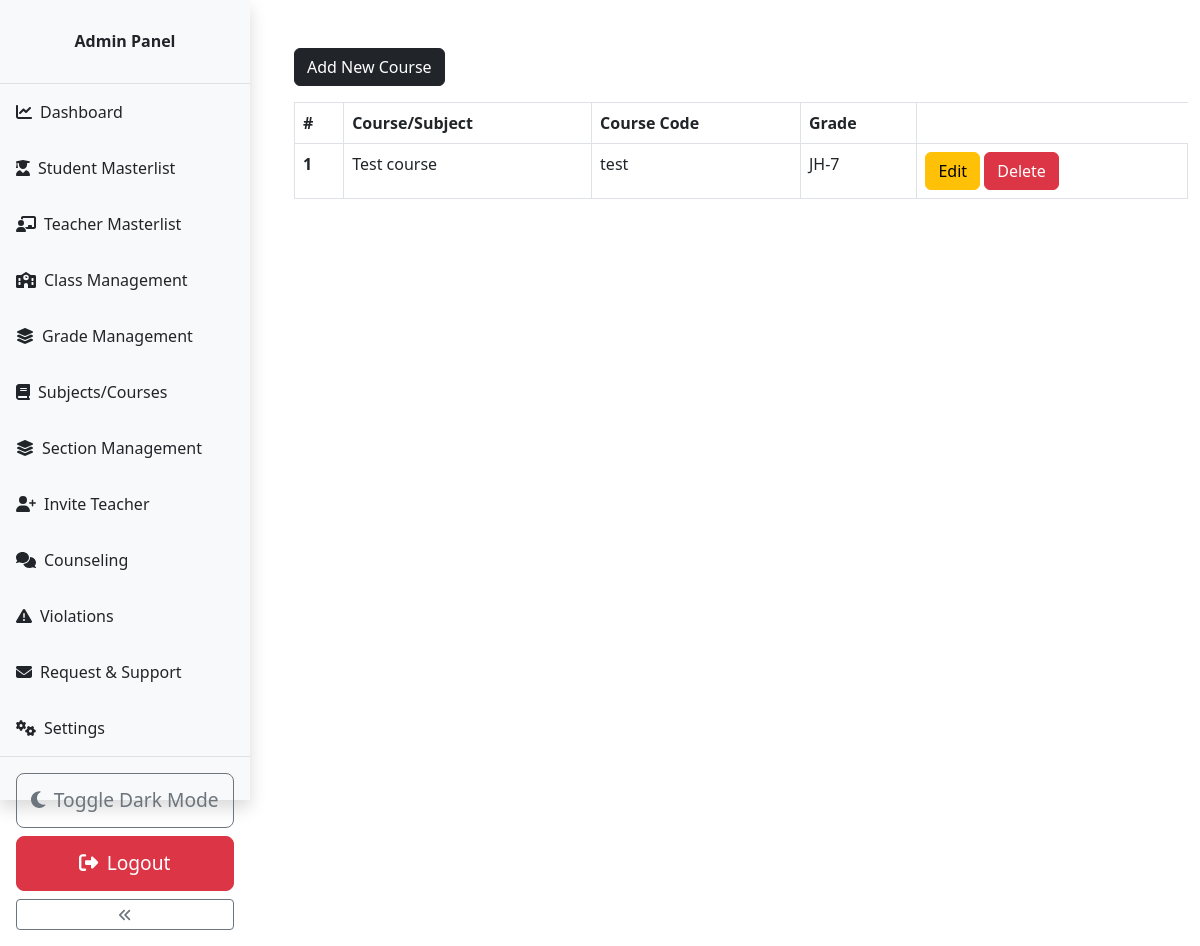
The app's page /capstone/admin/course.php (signed in) with its own data.
### tables this page shows
CREATE TABLE `subjects` (
  `subject_id` int(11) NOT NULL,
  `subject` varchar(31) NOT NULL,
  `subject_code` varchar(31) NOT NULL,
  `grade` int(11) NOT NULL
);

CREATE TABLE `grades` (
  `grade_id` int(11) NOT NULL,
  `grade` varchar(31) NOT NULL,
  `grade_code` varchar(7) NOT NULL
);

### capstone/admin/data/subject.php (called while the page is built, shortened)
<?php
function getAllSubjects($conn){
   $sql = "SELECT * FROM subjects";
   $stmt = $conn->prepare($sql);
   $stmt->execute();
   if ($stmt->rowCount() >= 1) {
     $subjects = $stmt->fetchAll();
     return $subjects;
   }else {
       return 0;
   }
}
?>

### capstone/admin/data/grade.php (called while the page is built, shortened)
<?php
function getGradeById($grade_id, $conn){
   $sql = "SELECT * FROM grades
           WHERE grade_id=?";
   $stmt = $conn->prepare($sql);
   $stmt->execute([$grade_id]);
   if ($stmt->rowCount() == 1) {
     $grade = $stmt->fetch();
     return $grade;
   }else {
    return 0;
   }
}

### capstone/admin/course.php (the view, shortened to what this page needs)
<?php
if (isset($_SESSION['admin_id']) &&
    isset($_SESSION['role'])) {
    if ($_SESSION['role'] == 'Admin') {
       include "../DB_connection.php";
       include "data/subject.php";
       include "data/grade.php";
       $courses = getAllSubjects($conn);
 ?>
<!DOCTYPE html>
<html lang="en">
<head>
    <link rel="stylesheet" href="https://cdn.jsdelivr.net/npm/bootstrap@5.2.0/dist/css/bootstrap.min.css">
    <link rel="stylesheet" href="../css/style.css">
    <link rel="stylesheet" href="css/admin.css">
  <link rel="stylesheet" href="https://cdnjs.cloudflare.com/ajax/libs/font-awesome/4.7.0/css/font-awesome.min.css">
</head>
<body>
    <?php
        include "inc/navbar.php";
    ?>
    <div class="container mt-5">
        <a href="course-add.php"
           class="btn btn-dark">Add New Course</a>
           <?php if ($courses != 0) { ?>
           <div class="table-responsive">
              <table class="table table-bordered mt-3 n-table">
                <thead>
                  <tr>
                    <th scope="col">#</th>
                    <th scope="col">Course/Subject</th>
                    <th scope="col">Course Code</th>
                    <th scope="col">Grade</th>
                  </tr>
                </thead>
                <tbody>
                  <?php $i = 0; foreach ($courses as $course ) {
                    $i++;  ?>
                  <tr>
                    <th scope="row"><?=$i?></th>
                    <td>
                      <?php
                          echo $course['subject'];
                       ?>
                    </td>
                    <td>
                      <?php
                          echo $course['subject_code'];
                       ?>
                    </td>
                    <td>
                      <?php
                          $grade = getGradeById($course['grade'], $conn);
                          echo $grade['grade_code'].'-'.$grade['grade'];
                       ?>
                    </td>
                    <td>
                        <a href="course-edit.php?course_id=<?=$course['subject_id']?>"
                           class="btn btn-warning">Edit</a>
                        <a href="course-delete.php?course_id=<?=$course['subject_id']?>"
                           class="btn btn-danger">Delete</a>
                    </td>
                  </tr>
                <?php } ?>
                </tbody>
              </table>
           </div>
         <?php } ?>
     </div>
</body>
</html>
<?php
  }else {
    header("Location: ../login.php");
    exit;
  }
}else {
    header("Location: ../login.php");
    exit;
}
?>

### capstone/css/style.css (style rules this page uses)
body, html { height: 100%; margin: 0; overflow: hidden; }

### capstone/admin/css/admin.css (style rules this page uses)
body { margin: 0; padding: 0; display: flex; }

### capstone/admin/course.php (style rules this page uses)
body { overflow-y: auto; }
.container { max-height: 90vh; overflow-y: auto; }

### records on screen
subjects: subject "Test course", subject_code "test", grades.grade_code "JH", grades.grade "7"
